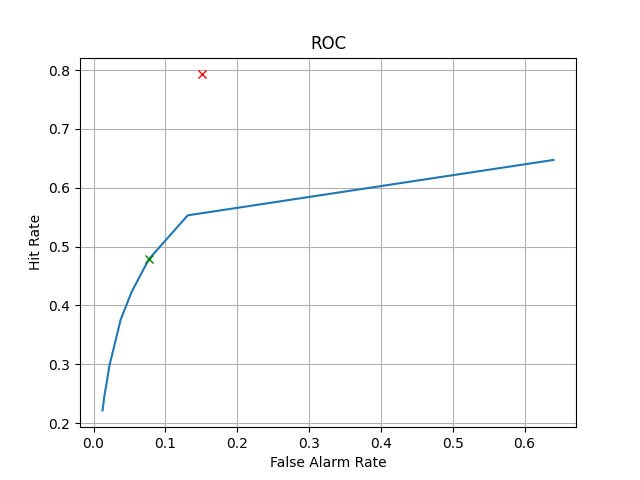

Python code for this plot:
import numpy as np
import matplotlib.pyplot as plt
from scipy.stats import multivariate_normal as mvn
from sklearn.mixture import GaussianMixture

def classifier(x_set, threshold, m, c, w):
    likelihood_ratio = mvn.pdf(x_set, m[2], c[2]) / (w[0] * mvn.pdf(x_set, m[0], c[0]) + w[1] * mvn.pdf(x_set, m[1], c[1]))
    return np.where(likelihood_ratio > threshold, 1, 0)

def roc_plot(samples, labels, p, m , c, w, name):
    sample_size = np.shape(samples)[0]
    thresholds = np.arange(0, 100, 0.01)
    results = np.array(list(map(classifier, [samples] * len(thresholds), thresholds, [m] * len(thresholds), [c] * len(thresholds), [w] * len(thresholds))))
    tp = np.sum(np.logical_and(results == 1, labels == 1), axis=1)
    fp = np.sum(np.logical_and(results == 1, labels == 0), axis=1)
    tn = np.sum(np.logical_and(results == 0, labels == 0), axis=1)
    fn = np.sum(np.logical_and(results == 0, labels == 1), axis=1)
    p_error = (fn + fp) / sample_size
    plt.figure()
    plt.plot(thresholds, p_error)
    plt.xlabel('Threshold')
    plt.ylabel('P-Error')
    plt.title(name + ' P-Error vs Threshold')
    plt.grid()
    plt.savefig(name + 'p_error.png')
    # find the best threshold
    best_threshold = thresholds[np.argmin(p_error)]
    print(name + ' Best Threshold: ', best_threshold)
    print(name + ' P-Error: ', p_error[np.argmin(p_error)])
    tp_rate = tp / np.sum(labels == 1)
    fp_rate = fp / np.sum(labels == 0)


    tp_theoritical = 0
    fp_theoritical = 0
    fn_theoritical = 0
    results = classifier(samples, p[0]/p[1], m, c, w)
    tp_theoritical = np.sum(np.logical_and(results == 1, labels == 1))
    fp_theoritical = np.sum(np.logical_and(results == 1, labels == 0))
    fn_theoritical = np.sum(np.logical_and(results == 0, labels == 1))
    print(name + 'Theoritical P-Error: ', (fn_theoritical + fp_theoritical) / sample_size)
    print(name + 'Theoritical Threshold: ', p[0]/p[1])
    plt.figure()
    plt.plot(fp_rate, tp_rate, fp_rate[int(np.argmin(p_error))], tp_rate[int(np.argmin(p_error))], 'gx', fp_theoritical / np.sum(labels == 0), tp_theoritical / np.sum(labels == 1), 'rx')
    plt.xlabel('False Alarm Rate')
    plt.ylabel('Hit Rate')
    plt.title(name + ' ROC')
    plt.grid()
    plt.savefig(name + 'roc.png')


    plt.figure()
    plt.plot(samples[labels == 0, 0], samples[labels == 0, 1], 'bx', samples[labels == 1, 0], samples[labels == 1, 1], 'rx')
    x = np.arange(-5, 10, 0.1)
    y = np.arange(-5, 10, 0.1)
    X, Y = np.meshgrid(x, y)
    Z = np.zeros(X.shape)
    for i in range(X.shape[0]):
        for j in range(X.shape[1]):
            Z[i, j] = classifier(np.array([X[i, j], Y[i, j]]), best_threshold, m, c, w)
    plt.contour(X, Y, Z, levels=[0.5])
    plt.xlabel('x1')
    plt.ylabel('x2')
    plt.title(name + 'Decision Boundary')
    plt.savefig(name+  'decision_boundary.png')

def mle_estimation(samples, labels):
    est_p = np.array([np.sum(labels == 0) / labels.shape[0], np.sum(labels == 1) / labels.shape[0]])
    est_m = np.zeros((3, 2))
    est_c = np.zeros((3, 2, 2))
    est_w = np.zeros(2)
    GMM_1 = GaussianMixture(n_components=1, random_state=0).fit(samples[labels == 1])
    GMM_0 = GaussianMixture(n_components=2, random_state=0).fit(samples[labels == 0])
    [est_m[0], est_m[1], est_m[2]] = GMM_0.means_[0], GMM_0.means_[1], GMM_1.means_[0]
    [est_c[0], est_c[1], est_c[2]] = GMM_0.covariances_[0], GMM_0.covariances_[1], GMM_1.covariances_[0]
    est_w[0] = GMM_0.weights_[0]
    est_w[1] = GMM_0.weights_[1]
    return est_p, est_m, est_c, est_w